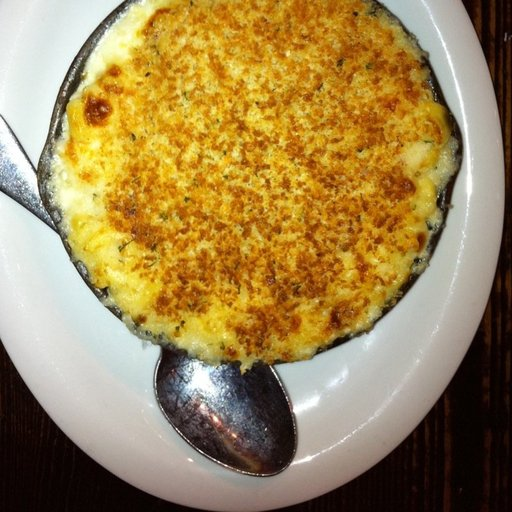
#> input picture ressources/other_food2/1_102.jpg, 512 x 512 px, given as the content of the folder ../ressources/photos/validation, which was not available
$ python -i preprocessing.py   (imports and definitions only)
#> lines starting #> are read from the running program, lines starting #| are printed output that depends on the picture
import os

from PIL import Image, ImageFilter


def bluring_and_resize():
    dest = 'validation'
    repo = 'photos'
    repo2 = 'photosPrepro'
    for i in os.listdir(f'../ressources/{repo}/{dest}'):
        with Image.open(f'../ressources/{repo}/{dest}/' + i) as image:
#> image is the input picture: PIL image 512x512 RGB; mean R, G, B 160, 134.8, 84.5
            image = image.convert('RGB')
            image = image.filter(ImageFilter.GaussianBlur(radius=2))
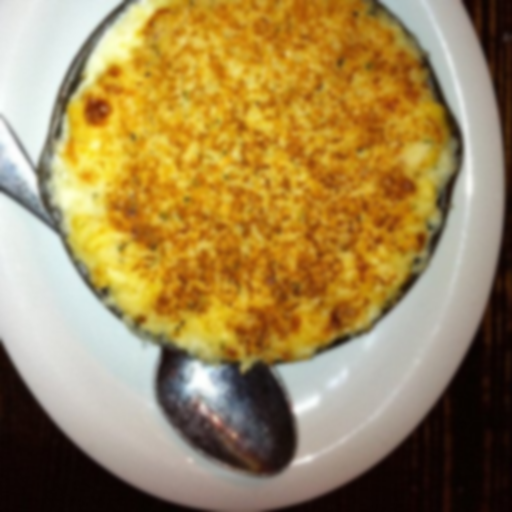
#> image: PIL image 512x512 RGB; mean R, G, B 159.9, 134.8, 84.5
            image = image.resize((240, 240))
#> image: PIL image 240x240 RGB

            image.save(f'../ressources/{repo2}/{dest}/' + i)


def change_label(oldDirectory, newDirectory, oldLabel, newLabel):
    for file in os.listdir(oldDirectory):
        if int(file.split('_')[0]) == oldLabel:
            #print(file)
            old_file = os.path.join(oldDirectory, file)
            #print(old_file)
            new1 = file.split('_')[1]
            #print(new1)
            new = f'{newLabel}_{new1}'
            #print(new)
            new_file = os.path.join(newDirectory, new)
            #print(new_file)
            os.rename(old_file, new_file)

>>> result = bluring_and_resize()

$ run again, on ressources/photos/training/0_1008.jpg
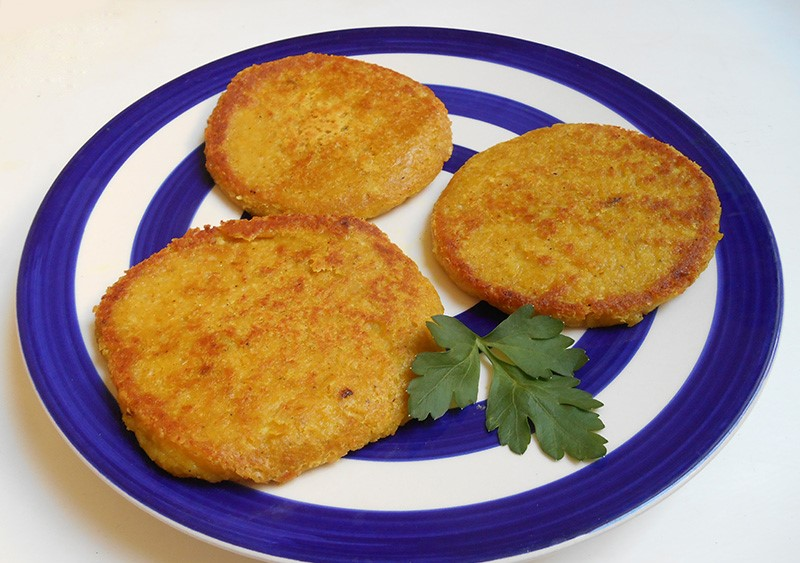
#> input picture ressources/photos/training/0_1008.jpg, 800 x 563 px, given as the content of the folder ../ressources/photos/validation, which was not available
#> in bluring_and_resize, image is the input picture: PIL image 800x563 RGB; mean R, G, B 163.5, 138.5, 123.6
#> in bluring_and_resize, `image = image.filter(ImageFilter.GaussianBlur(radius=2))`:
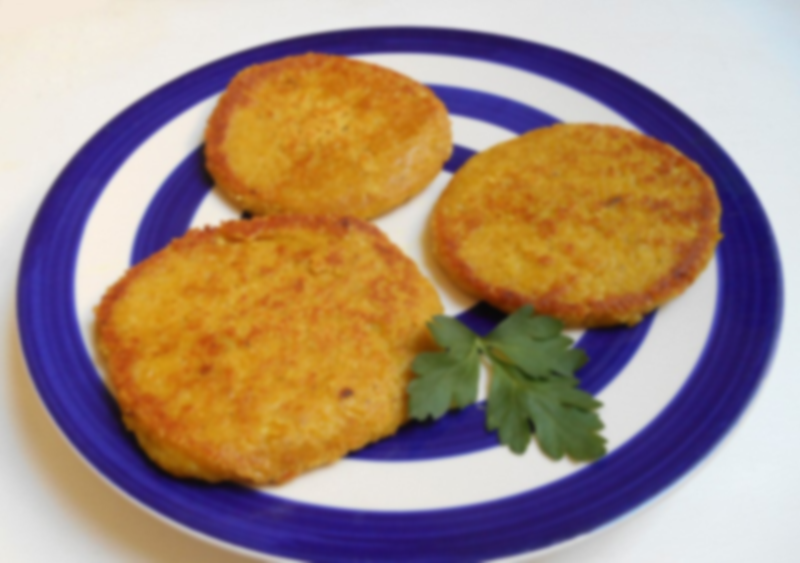
#> image: PIL image 800x563 RGB; mean R, G, B 163.5, 138.5, 123.6
#> in bluring_and_resize, `image = image.resize((240, 240))`:
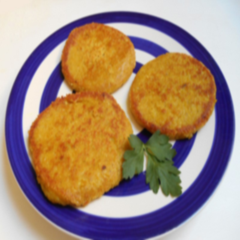
#> image: PIL image 240x240 RGB; mean R, G, B 163.5, 138.5, 123.6

$ run again, on ressources/photos/training/0_1024.jpg
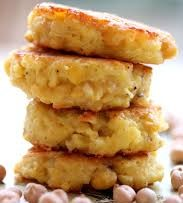
#> input picture ressources/photos/training/0_1024.jpg, 183 x 203 px, given as the content of the folder ../ressources/photos/validation, which was not available
#> in bluring_and_resize, image is the input picture: PIL image 183x203 RGB; mean R, G, B 191.2, 151.9, 105.8
#> in bluring_and_resize, `image = image.filter(ImageFilter.GaussianBlur(radius=2))`:
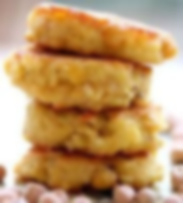
#> image: PIL image 183x203 RGB; mean R, G, B 191.2, 151.9, 105.8
#> in bluring_and_resize, `image = image.resize((240, 240))`:
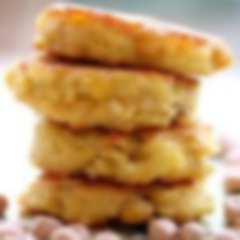
#> image: PIL image 240x240 RGB; mean R, G, B 191.2, 151.9, 105.8

$ run again, on ressources/photosR/training/0_1047.jpg
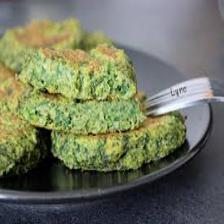
#> input picture ressources/photosR/training/0_1047.jpg, 224 x 224 px, given as the content of the folder ../ressources/photos/validation, which was not available
#> in bluring_and_resize, image is the input picture: PIL image 224x224 RGB; mean R, G, B 112.7, 116.7, 95.7
#> in bluring_and_resize, `image = image.filter(ImageFilter.GaussianBlur(radius=2))`:
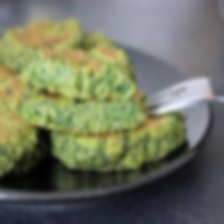
#> image: PIL image 224x224 RGB; mean R, G, B 112.7, 116.7, 95.7
